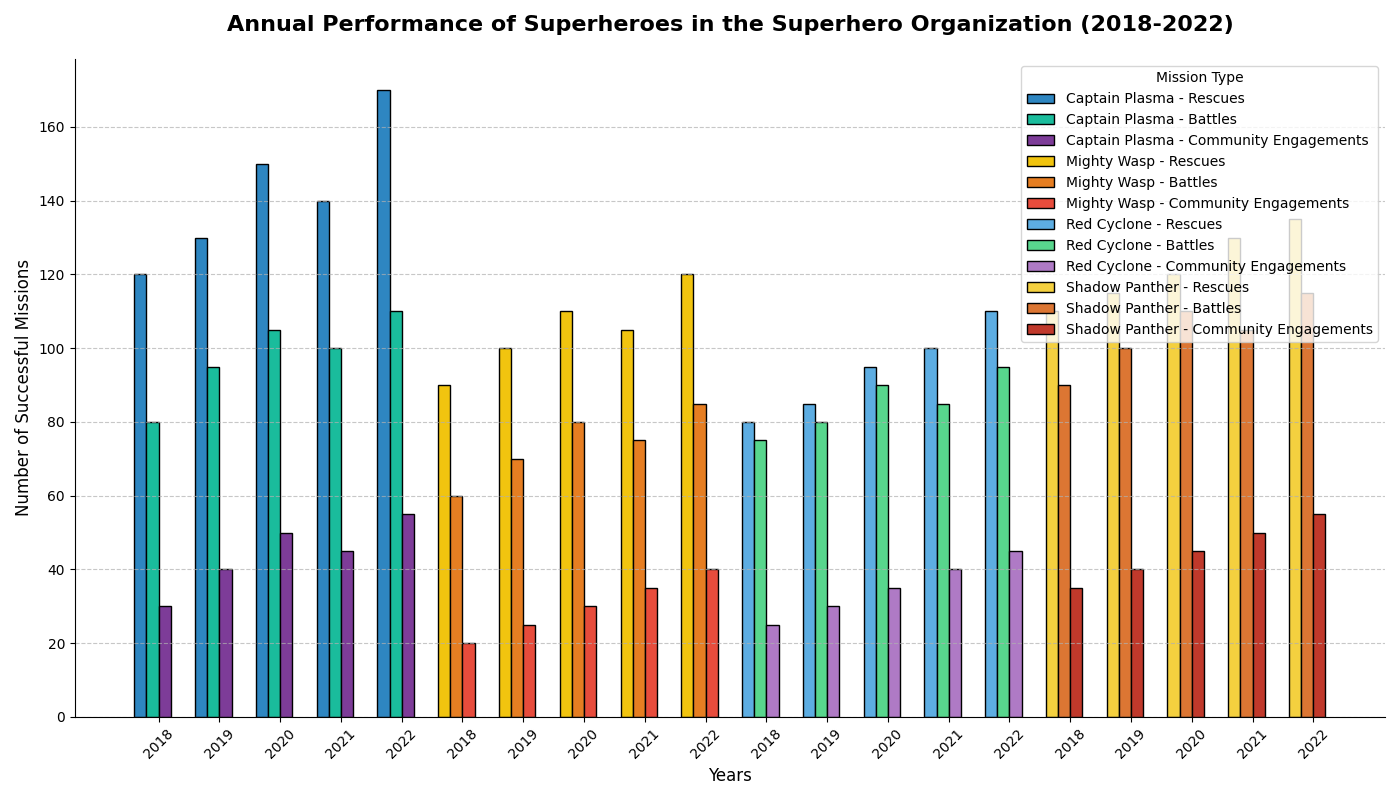

Write the Python code that produced this figure.
import matplotlib.pyplot as plt
import numpy as np

superheroes = ["Captain Plasma", "Mighty Wasp", "Red Cyclone", "Shadow Panther"]
years = ["2018", "2019", "2020", "2021", "2022"]

# Success metrics for each superhero over the years
rescues = np.array([
    [120, 130, 150, 140, 170],
    [90, 100, 110, 105, 120],
    [80, 85, 95, 100, 110],
    [110, 115, 120, 130, 135]
])
battles = np.array([
    [80, 95, 105, 100, 110],
    [60, 70, 80, 75, 85],
    [75, 80, 90, 85, 95],
    [90, 100, 110, 105, 115]
])
community = np.array([
    [30, 40, 50, 45, 55],
    [20, 25, 30, 35, 40],
    [25, 30, 35, 40, 45],
    [35, 40, 45, 50, 55]
])

fig, axs = plt.subplots(figsize=(14, 8))
width = 0.2
x = np.arange(len(years))

# New color scheme
axs.bar(x - 1.5 * width, rescues[0], width, label='Captain Plasma - Rescues', color='#2E86C1', edgecolor='black')
axs.bar(x - 0.5 * width, battles[0], width, label='Captain Plasma - Battles', color='#1ABC9C', edgecolor='black')
axs.bar(x + 0.5 * width, community[0], width, label='Captain Plasma - Community Engagements', color='#7D3C98', edgecolor='black')

axs.bar(x - 1.5 * width + 1 * len(years), rescues[1], width, label='Mighty Wasp - Rescues', color='#F1C40F', edgecolor='black')
axs.bar(x - 0.5 * width + 1 * len(years), battles[1], width, label='Mighty Wasp - Battles', color='#E67E22', edgecolor='black')
axs.bar(x + 0.5 * width + 1 * len(years), community[1], width, label='Mighty Wasp - Community Engagements', color='#E74C3C', edgecolor='black')

axs.bar(x - 1.5 * width + 2 * len(years), rescues[2], width, label='Red Cyclone - Rescues', color='#5DADE2', edgecolor='black')
axs.bar(x - 0.5 * width + 2 * len(years), battles[2], width, label='Red Cyclone - Battles', color='#58D68D', edgecolor='black')
axs.bar(x + 0.5 * width + 2 * len(years), community[2], width, label='Red Cyclone - Community Engagements', color='#AF7AC5', edgecolor='black')

axs.bar(x - 1.5 * width + 3 * len(years), rescues[3], width, label='Shadow Panther - Rescues', color='#F4D03F', edgecolor='black')
axs.bar(x - 0.5 * width + 3 * len(years), battles[3], width, label='Shadow Panther - Battles', color='#DC7633', edgecolor='black')
axs.bar(x + 0.5 * width + 3 * len(years), community[3], width, label='Shadow Panther - Community Engagements', color='#C0392B', edgecolor='black')

axs.set_title('Annual Performance of Superheroes in the Superhero Organization (2018-2022)', fontsize=16, fontweight='bold', pad=20)
axs.set_xlabel('Years', fontsize=12)
axs.set_ylabel('Number of Successful Missions', fontsize=12)

axs.set_xticks(np.concatenate([x + offset * len(years) for offset in range(4)]))
axs.set_xticklabels(years * 4, rotation=45)

axs.legend(title='Mission Type', loc='upper right', frameon=True, fontsize=10)
axs.yaxis.grid(True, linestyle='--', alpha=0.7)

axs.spines['top'].set_visible(False)
axs.spines['right'].set_visible(False)

plt.tight_layout()
plt.show()
